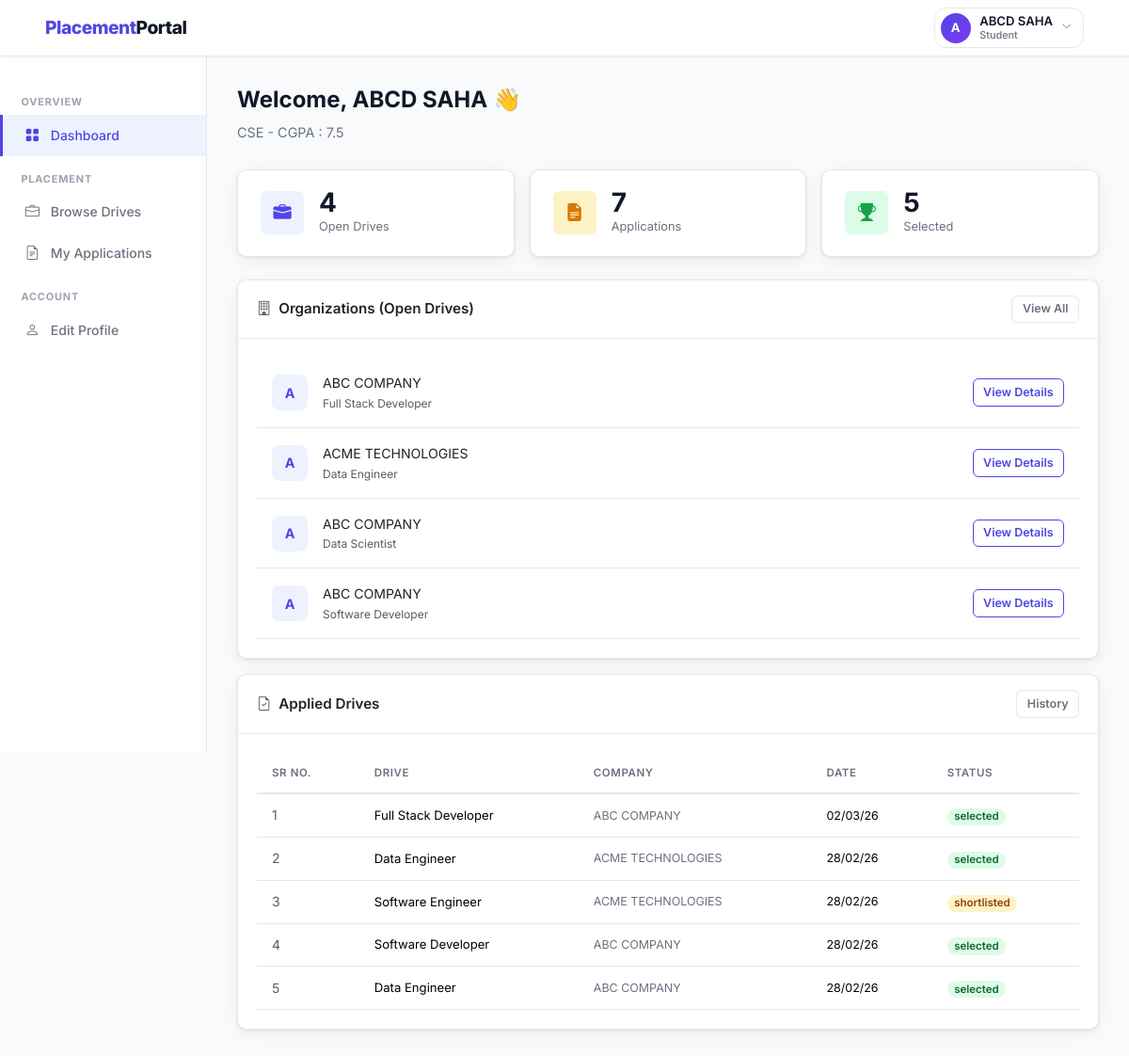
The app's page /student/dashboard (signed in), older data.
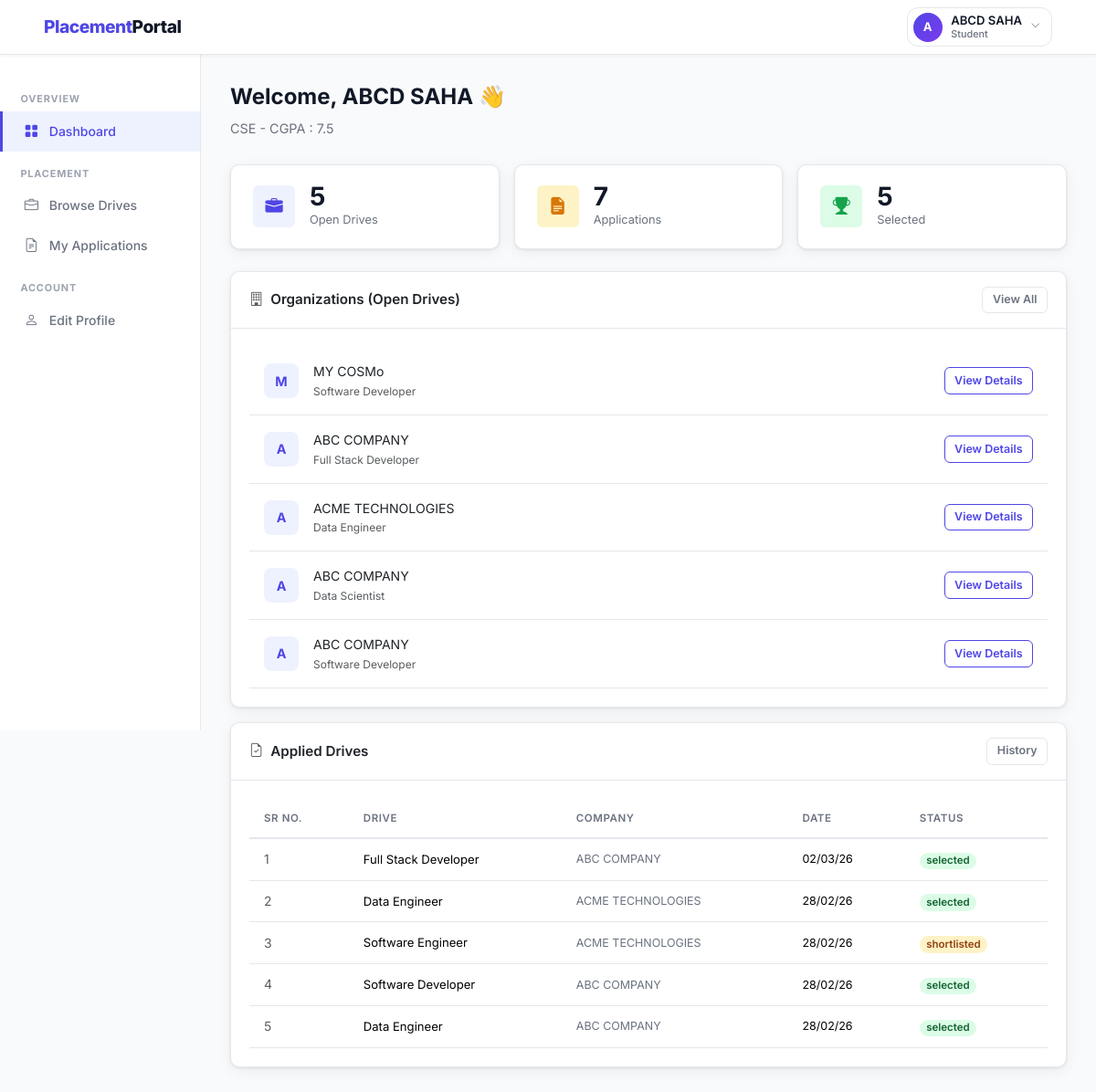
The same page, newer data.
### backend/models.py (models this page shows, shortened)
class PlacementDrive(db.Model):
    __tablename__ = 'placement_drive'
    id = db.Column(db.Integer, primary_key=True)
    company_id = db.Column(db.Integer, db.ForeignKey('company.id'), nullable=False)
    job_title = db.Column(db.String(150), nullable=False)
    job_description = db.Column(db.Text, nullable=False)
    eligibility_criteria = db.Column(db.Text)
    location = db.Column(db.String(100))
    salary_package = db.Column(db.String(100))
    application_deadline = db.Column(db.Date, nullable=False)
    status = db.Column(db.String(20), default='pending')
    created_at = db.Column(db.DateTime, default=datetime.utcnow)
    applications = db.relationship('Application', backref='drive', lazy=True,
                                   cascade='all, delete-orphan')

class Company(db.Model):
    __tablename__ = 'company'
    id = db.Column(db.Integer, primary_key=True)
    company_name = db.Column(db.String(150), nullable=False)
    email = db.Column(db.String(120), unique=True, nullable=False)
    password_hash = db.Column(db.String(256), nullable=False)
    hr_contact = db.Column(db.String(100))
    phone = db.Column(db.String(20))
    website = db.Column(db.String(200))
    description = db.Column(db.Text)
    approval_status = db.Column(db.String(20), default='pending')
    registered_at = db.Column(db.DateTime, default=datetime.utcnow)
    drives = db.relationship('PlacementDrive', backref='company', lazy=True,
                             cascade='all, delete-orphan')

class Application(db.Model):
    __tablename__ = 'application'
    id               = db.Column(db.Integer, primary_key=True)
    student_id       = db.Column(db.Integer, db.ForeignKey('student.id'), nullable=False)
    drive_id         = db.Column(db.Integer, db.ForeignKey('placement_drive.id'), nullable=False)
    application_date = db.Column(db.DateTime, default=datetime.utcnow)
    status           = db.Column(db.String(20), default='applied')
    __table_args__ = (
        db.UniqueConstraint('student_id', 'drive_id', name='unique_application'),
    )

### backend/routes.py (the view)
    @app.route('/student/dashboard')
    @login_required('student')
    def student_dashboard():
        student         = Student.query.get(session['user_id'])
        approved_drives = (PlacementDrive.query
                           .filter_by(status='approved')
                           .order_by(PlacementDrive.created_at.desc())
                           .limit(5).all())
        my_applications = (Application.query
                           .filter_by(student_id=student.id)
                           .order_by(Application.application_date.desc())
                           .all())
        return render_template('student/dashboard.html',
                               student=student,
                               approved_drives=approved_drives,
                               my_applications=my_applications)

### backend/routes.py (called while the page is built)
def login_required(role):
    def decorator(f):
        @wraps(f)
        def decorated_function(*args, **kwargs):
            if 'user_id' not in session:
                flash('Please log in to continue.', 'warning')
                return redirect(url_for('auth_login', role=role))
            if session.get('role') != role:
                flash('You do not have permission to view that page.', 'danger')
                return redirect(url_for('home'))
            return f(*args, **kwargs)
        return decorated_function
    return decorator

### templates/student/dashboard.html (shortened to what the changed rows need)
{% extends 'layout_dashboard.html' %}
{% block content %}
<div class="page-header">
  <h1>Welcome, {{ student.full_name }} 👋</h1>
</div>
<div class="row g-3 mb-4">
  <div class="col-sm-4">
    <div class="stat-card">
      <div>
        <div class="stat-value">{{ approved_drives|length }}</div>
        <div class="stat-label">Open Drives</div>
      </div>
    </div>
  </div>
</div>
<div class="row g-3">
  <div class="col-md-12">
    <div class="card">
      <div class="card-body p-0">
        {% if approved_drives %}
          {% for d in approved_drives %}
          <div class="d-flex align-items-center justify-content-between px-3 py-3"
               style="border-bottom:1px solid var(--border);">
            <div class="d-flex align-items-center gap-3">
              <div style="width:38px;height:38px;border-radius:8px;background:var(--primary-lt);
                          display:flex;align-items:center;justify-content:center;
                          font-weight:700;color:var(--primary);font-size:.9rem;flex-shrink:0;">
                {{ d.company.company_name[0]|upper }}
              </div>
              <div>
                <div class="fw-600" style="font-size:.88rem;">{{ d.company.company_name }}</div>
                <div class="text-muted" style="font-size:.75rem;">{{ d.job_title }}</div>
              </div>
            </div>
            <a href="{{ url_for('student_drive_detail', drive_id=d.id) }}"
               class="btn btn-outline-primary btn-sm">View Details</a>
          </div>
          {% endfor %}
        {% else %}
          <div class="empty-state"><i class="bi bi-briefcase"></i><p>No open drives right now.</p></div>
        {% endif %}
      </div>
    </div>
  </div>
  <div class="col-md-12">
    <div class="card">
      <div class="card-body p-0">
        {% if my_applications %}
        <table class="table mb-0">
          <thead>
            <tr><th>Sr No.</th><th>Drive</th><th>Company</th><th>Date</th><th>Status</th></tr>
          </thead>
          <tbody>
            {% for app in my_applications[:5] %}
            <tr>
              <td class="text-muted">{{ loop.index }}</td>
              <td style="font-size:.82rem;" class="fw-600">{{ app.drive.job_title }}</td>
              <td style="font-size:.78rem;color:var(--muted);">{{ app.drive.company.company_name }}</td>
              <td style="font-size:.78rem;">{{ app.application_date.strftime('%d/%m/%y') }}</td>
              <td><span class="badge badge-{{ app.status }}">{{ app.status }}</span></td>
            </tr>
            {% endfor %}
          </tbody>
        </table>
        {% else %}
          <div class="empty-state"><i class="bi bi-file-earmark-text"></i><p>No applications yet.</p></div>
        {% endif %}
      </div>
    </div>
  </div>
</div>
{% endblock %}

Row changes from the older to the newer data that the page shows:
added PlacementDrive: company "M", company.company_name "MY COSMo", job_title "Software Developer"
Text that changed along with them:
{{ approved_drives|length }}: "4" → "5"
